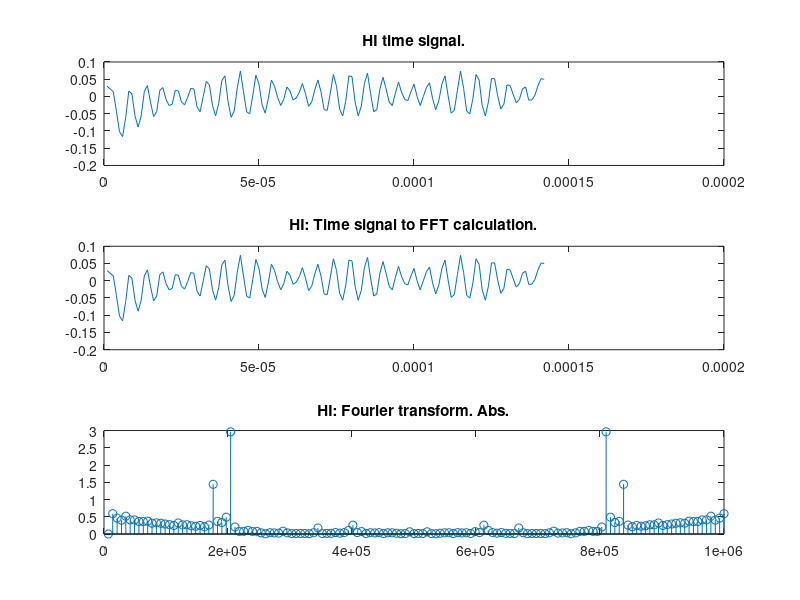

MATLAB code for this plot:
%mducng/SoC/D2/G2touch
%%%%%%%%%%%%%%%%%%%%%%%%%%%%%%%%%%%%%%%%%%%%%%%%%%%%%%%%%%%%%%%%%%%%%%%%%%%
clc;
clear;
close all;
%%%%%%%%%%%%%%%%%%%%%%%%%%%%%%%%%%%%%%%%%%%%%%%%%%%%%%%%%%%%%%%%%%%%%%%%%%%
% load txt file
load EVB1M.txt;
dataraw             = EVB1M;
temp                = size(dataraw);
length_full         = temp(1);
x_full              = dataraw;
%%%%%%%%%%%%%%%%%%%%%%%%%%%%%%%%%%%%%%%%%%%%%%%%%%%%%%%%%%%%%%%%%%%%%%%%%%%
Fs                  = 10^6;  
dt                  = 1/Fs;
t_full              = (0:1:length_full-1)*dt;
%%%%%%%%%%%%%%%%%%%%%%%%%%%%%%%%%%%%%%%%%%%%%%%%%%%%%%%%%%%%%%%%%%%%%%%%%%%
% load HI:
x_HI_raw            = x_full(4027:1:4027+142-1);
% Substract mean:
x_HI                = x_HI_raw - mean(x_HI_raw);
t_HI                = (1:1:length(x_HI))*dt;
% FFT calculation for HI
Nfft                = length(x_HI);
deltaF              = Fs/Nfft;
tVectors            = (1:Nfft)*dt;
fVectors            = (1:Nfft)*deltaF;
% HI part to FFT calculation
fftHITem            = fft(x_HI(1:1:Nfft),Nfft);
fftHI               = abs(fftHITem);
%%%%%%%%%%%%%%%%%%%%%%%%%%%%%%%%%%%%%%%%%%%%%%%%%%%%%%%%%%%%%%%%%%%%%%%%%%%
% plot Full PortTypeHI
figure(5);
subplot(3,1,1);
plot(t_HI,x_HI);
title('HI time signal.');
% plot time signal
subplot(3,1,2);
plot(tVectors,x_HI(1:Nfft));
title("HI: Time signal to FFT calculation.");
%axis([0 Nfft*1/Fs 0 1*scale]);
% plot fft output
subplot(3,1,3);
stem(fVectors,fftHI);
title('HI: Fourier transform. Abs.'); 
%axis([0 Fs 0 Nfft/2*scale]);
%axis([0 Fs 0 25]);
%%%%%%%%%%%%%%%%%%%%%%%%%%%%%%%%%%%%%%%%%%%%%%%%%%%%%%%%%%%%%%%%%%%%%%%%%%%